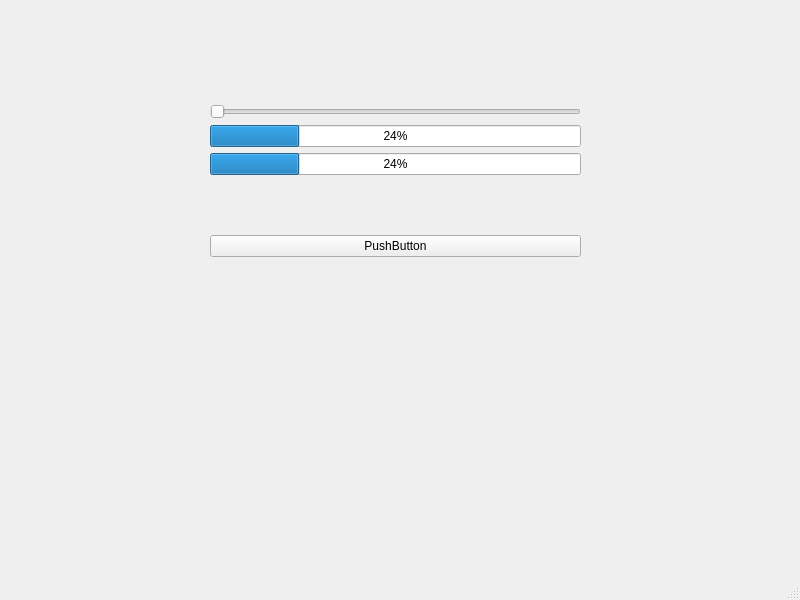
<?xml version="1.0" encoding="UTF-8"?>
<ui version="4.0">
 <class>MainWindow</class>
 <widget class="QMainWindow" name="MainWindow">
  <property name="geometry">
   <rect>
    <x>0</x>
    <y>0</y>
    <width>800</width>
    <height>600</height>
   </rect>
  </property>
  <property name="windowTitle">
   <string>MainWindow</string>
  </property>
  <widget class="QWidget" name="centralwidget">
   <widget class="QWidget" name="">
    <property name="geometry">
     <rect>
      <x>210</x>
      <y>50</y>
      <width>371</width>
      <height>261</height>
     </rect>
    </property>
    <layout class="QVBoxLayout" name="verticalLayout_3">
     <item>
      <layout class="QVBoxLayout" name="verticalLayout">
       <item>
        <layout class="QVBoxLayout" name="verticalLayout_2">
         <item>
          <widget class="QSlider" name="horizontalSlider">
           <property name="orientation">
            <enum>Qt::Horizontal</enum>
           </property>
          </widget>
         </item>
         <item>
          <widget class="QProgressBar" name="progressBar">
           <property name="value">
            <number>24</number>
           </property>
          </widget>
         </item>
         <item>
          <widget class="QProgressBar" name="progressBar_2">
           <property name="value">
            <number>24</number>
           </property>
          </widget>
         </item>
        </layout>
       </item>
      </layout>
     </item>
     <item>
      <widget class="QPushButton" name="pushButton">
       <property name="text">
        <string>PushButton</string>
       </property>
      </widget>
     </item>
    </layout>
   </widget>
  </widget>
  <widget class="QMenuBar" name="menubar">
   <property name="geometry">
    <rect>
     <x>0</x>
     <y>0</y>
     <width>800</width>
     <height>26</height>
    </rect>
   </property>
  </widget>
  <widget class="QStatusBar" name="statusbar"/>
 </widget>
 <resources/>
 <connections>
  <connection>
   <sender>pushButton</sender>
   <signal>clicked()</signal>
   <receiver>MainWindow</receiver>
   <slot>close()</slot>
   <hints>
    <hint type="sourcelabel">
     <x>450</x>
     <y>318</y>
    </hint>
    <hint type="destinationlabel">
     <x>649</x>
     <y>435</y>
    </hint>
   </hints>
  </connection>
 </connections>
</ui>
